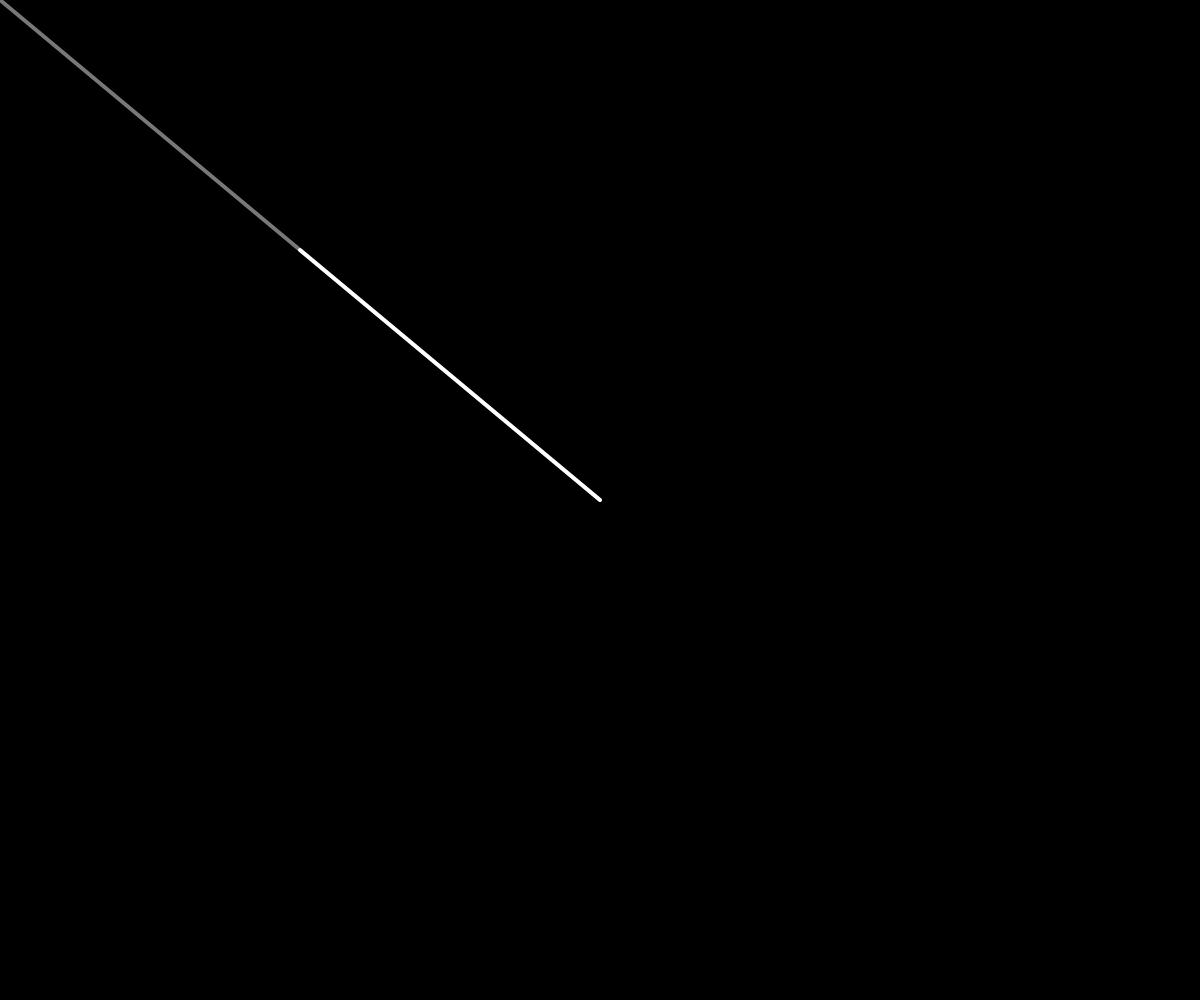
Frame 1 (no input)
Frame 60 (no input): identical to frame 1, image omitted
Frame 120 (the mouse pressed at the canvas centre since frame 60): blank canvas, image omitted

The p5.js sketch that drew this single still picture (run headless with seeded random() and noise() and a simulated clock; from frame 60 on, the mouse is pressed at the canvas centre):

// p5.js sketch
// ── sketch.js
function setup() {
  createCanvas(windowWidth, windowHeight);
}

function draw() {
  background(0);
  let mouse = createVector(mouseX, mouseY);
  let centerPoint = createVector(width/2, height/2);
  mouse.sub(centerPoint);
  
  translate(width/2, height/2);
  stroke(120);
  strokeWeight(4);
  
  line(0, 0, mouse.x, mouse.y);
  
  mouse.mult(0.5);
  
  stroke(255);
  line(0, 0, mouse.x, mouse.y);
  
  
  
}
